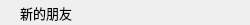
<?xml version="1.0" encoding="UTF-8"?>
<ui version="4.0">
 <class>GroupTipItem</class>
 <widget class="QWidget" name="GroupTipItem">
  <property name="geometry">
   <rect>
    <x>0</x>
    <y>0</y>
    <width>250</width>
    <height>25</height>
   </rect>
  </property>
  <property name="windowTitle">
   <string>Form</string>
  </property>
  <layout class="QVBoxLayout" name="verticalLayout">
   <property name="spacing">
    <number>0</number>
   </property>
   <property name="leftMargin">
    <number>20</number>
   </property>
   <property name="topMargin">
    <number>0</number>
   </property>
   <property name="rightMargin">
    <number>0</number>
   </property>
   <property name="bottomMargin">
    <number>0</number>
   </property>
   <item>
    <widget class="ElaText" name="label">
     <property name="font">
      <font>
       <pointsize>10</pointsize>
      </font>
     </property>
     <property name="text">
      <string>新的朋友</string>
     </property>
    </widget>
   </item>
  </layout>
 </widget>
 <customwidgets>
  <customwidget>
   <class>ElaText</class>
   <extends>QLabel</extends>
   <header location="global">ElaText.h</header>
  </customwidget>
 </customwidgets>
 <resources/>
 <connections/>
</ui>
